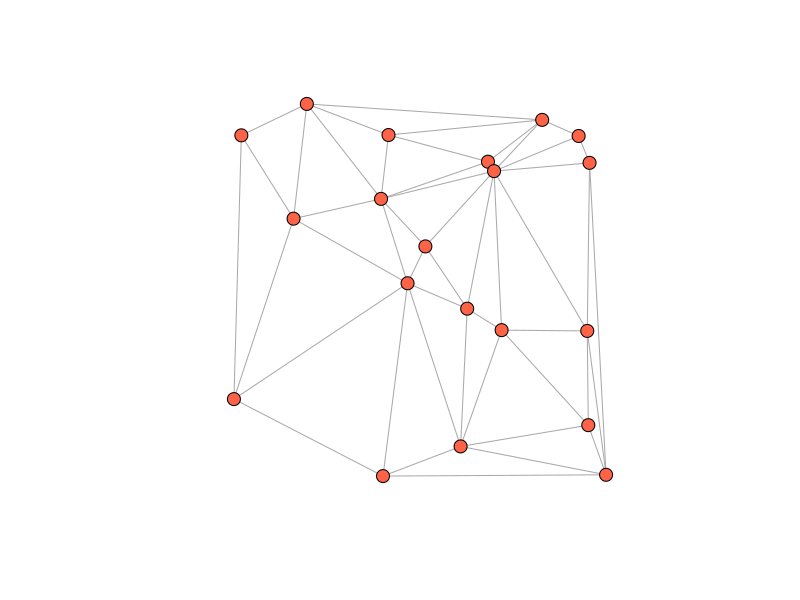

This chart was generated by the following R code:
## ---- chunk 1
knitr::opts_chunk$set(eval = TRUE, echo = TRUE)
knitr::opts_knit$set(
  root.dir = normalizePath("..", winslash = "/", mustWork = TRUE)
)
## ---- chunk 2
# 1. Install and load the required libraries
#install.packages(c("deldir", "igraph"))
library(deldir)
library(igraph)

## ---- chunk 3
# 2. Create sample 2D points (X and Y coordinates)
set.seed(42)
points <- data.frame(
  x = runif(20, 0, 100),
  y = runif(20, 0, 100)
)

## ---- chunk 4
# 3. Compute the Delaunay Triangulation
triangulation <- deldir(points$x, points$y)

## ---- chunk 5
# 4. Extract the edges (connections between points)
edges_matrix <- triangulation$delsgs[, c("ind1", "ind2")]

## ---- chunk 6
# 5. Build the igraph object
delaunay_graph <- graph_from_edgelist(as.matrix(edges_matrix), directed = FALSE)

## ---- chunk 7
# 6. Plot the resulting graph
plot(delaunay_graph, layout = as.matrix(points), 
     vertex.size = 7, vertex.label = NA, vertex.color = "tomato")
